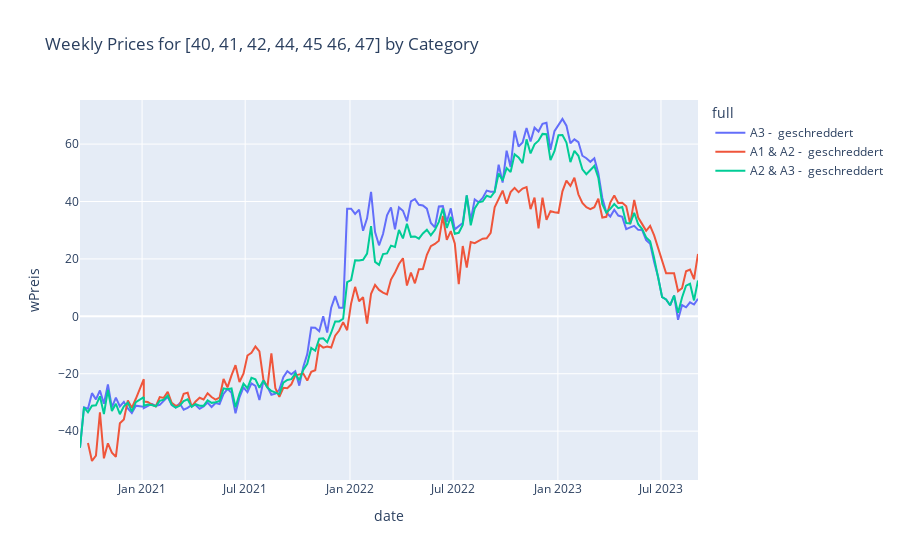

Notebook source saved alongside this figure:
### Code cell
fig = px.line(TS8, x='date', y='wPreis', color='full', title='Weekly Prices for [40, 41, 42, 44, 45 46, 47] by Category')
fig.show()

### Figure 1 — Plotly figure (JSON) as saved in the notebook; plotly's stock layout.template omitted (floating-point values rounded to 4 significant figures; data arrays with more than 128 entries replaced by an {"elided": "..."} marker saying what was removed)
{"data": [{"hovertemplate": "full=A3 -  geschreddert<br>date=%{x}<br>wPreis=%{y}<extra></extra>", "legendgroup": "A3 -  geschreddert", "line": {"color": "#636efa", "dash": "solid"}, "marker": {"symbol": "circle"}, "mode": "lines", "name": "A3 -  geschreddert", "orientation": "v", "showlegend": true, "type": "scatter", "x": {"elided": "155 str values"}, "xaxis": "x", "y": {"elided": "155 float values"}, "yaxis": "y"}, {"hovertemplate": "full=A1 & A2 -  geschreddert<br>date=%{x}<br>wPreis=%{y}<extra></extra>", "legendgroup": "A1 & A2 -  geschreddert", "line": {"color": "#EF553B", "dash": "solid"}, "marker": {"symbol": "circle"}, "mode": "lines", "name": "A1 & A2 -  geschreddert", "orientation": "v", "showlegend": true, "type": "scatter", "x": {"elided": "151 str values"}, "xaxis": "x", "y": {"elided": "151 float values"}, "yaxis": "y"}, {"hovertemplate": "full=A2 & A3 -  geschreddert<br>date=%{x}<br>wPreis=%{y}<extra></extra>", "legendgroup": "A2 & A3 -  geschreddert", "line": {"color": "#00cc96", "dash": "solid"}, "marker": {"symbol": "circle"}, "mode": "lines", "name": "A2 & A3 -  geschreddert", "orientation": "v", "showlegend": true, "type": "scatter", "x": {"elided": "156 str values"}, "xaxis": "x", "y": {"elided": "156 float values"}, "yaxis": "y"}], "layout": {"legend": {"title": {"text": "full"}, "tracegroupgap": 0}, "title": {"text": "Weekly Prices for [40, 41, 42, 44, 45 46, 47] by Category"}, "xaxis": {"anchor": "y", "domain": [0, 1], "title": {"text": "date"}}, "yaxis": {"anchor": "x", "domain": [0, 1], "title": {"text": "wPreis"}}}}
